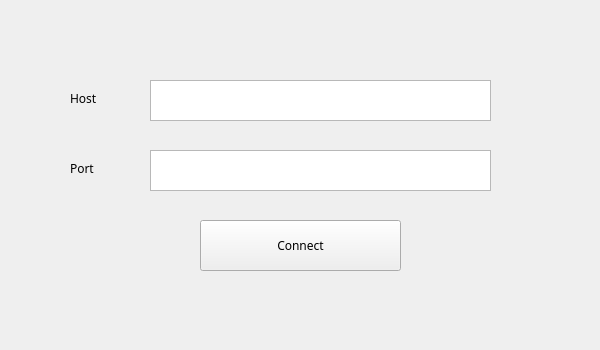
<?xml version="1.0" encoding="UTF-8"?>
<ui version="4.0">
 <class>ConnectScreen</class>
 <widget class="QWidget" name="ConnectScreen">
  <property name="geometry">
   <rect>
    <x>0</x>
    <y>0</y>
    <width>600</width>
    <height>350</height>
   </rect>
  </property>
  <property name="minimumSize">
   <size>
    <width>600</width>
    <height>350</height>
   </size>
  </property>
  <property name="maximumSize">
   <size>
    <width>600</width>
    <height>350</height>
   </size>
  </property>
  <property name="font">
   <font>
    <family>Monaco</family>
   </font>
  </property>
  <property name="windowTitle">
   <string>Connect</string>
  </property>
  <property name="styleSheet">
   <string notr="true"/>
  </property>
  <layout class="QHBoxLayout" name="horizontalLayout">
   <property name="spacing">
    <number>0</number>
   </property>
   <property name="leftMargin">
    <number>0</number>
   </property>
   <property name="topMargin">
    <number>0</number>
   </property>
   <property name="rightMargin">
    <number>0</number>
   </property>
   <property name="bottomMargin">
    <number>0</number>
   </property>
   <item>
    <widget class="QWidget" name="widget" native="true">
     <widget class="QTextEdit" name="Host">
      <property name="geometry">
       <rect>
        <x>150</x>
        <y>80</y>
        <width>341</width>
        <height>41</height>
       </rect>
      </property>
     </widget>
     <widget class="QTextEdit" name="Port">
      <property name="geometry">
       <rect>
        <x>150</x>
        <y>150</y>
        <width>341</width>
        <height>41</height>
       </rect>
      </property>
     </widget>
     <widget class="QPushButton" name="connectButton">
      <property name="geometry">
       <rect>
        <x>200</x>
        <y>220</y>
        <width>201</width>
        <height>51</height>
       </rect>
      </property>
      <property name="text">
       <string>Connect</string>
      </property>
     </widget>
     <widget class="QLabel" name="label">
      <property name="geometry">
       <rect>
        <x>70</x>
        <y>90</y>
        <width>58</width>
        <height>16</height>
       </rect>
      </property>
      <property name="text">
       <string>Host</string>
      </property>
     </widget>
     <widget class="QLabel" name="label_2">
      <property name="geometry">
       <rect>
        <x>70</x>
        <y>160</y>
        <width>58</width>
        <height>16</height>
       </rect>
      </property>
      <property name="text">
       <string>Port</string>
      </property>
     </widget>
    </widget>
   </item>
  </layout>
 </widget>
 <resources/>
 <connections/>
</ui>
